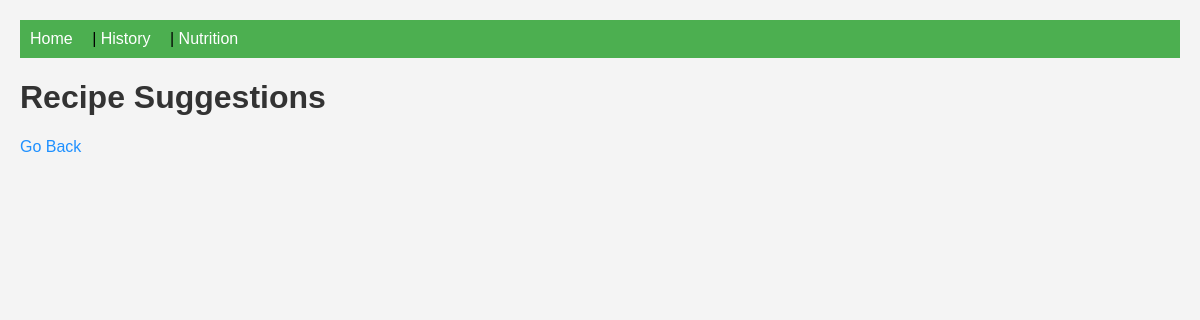
The page /results on the database as committed earlier.
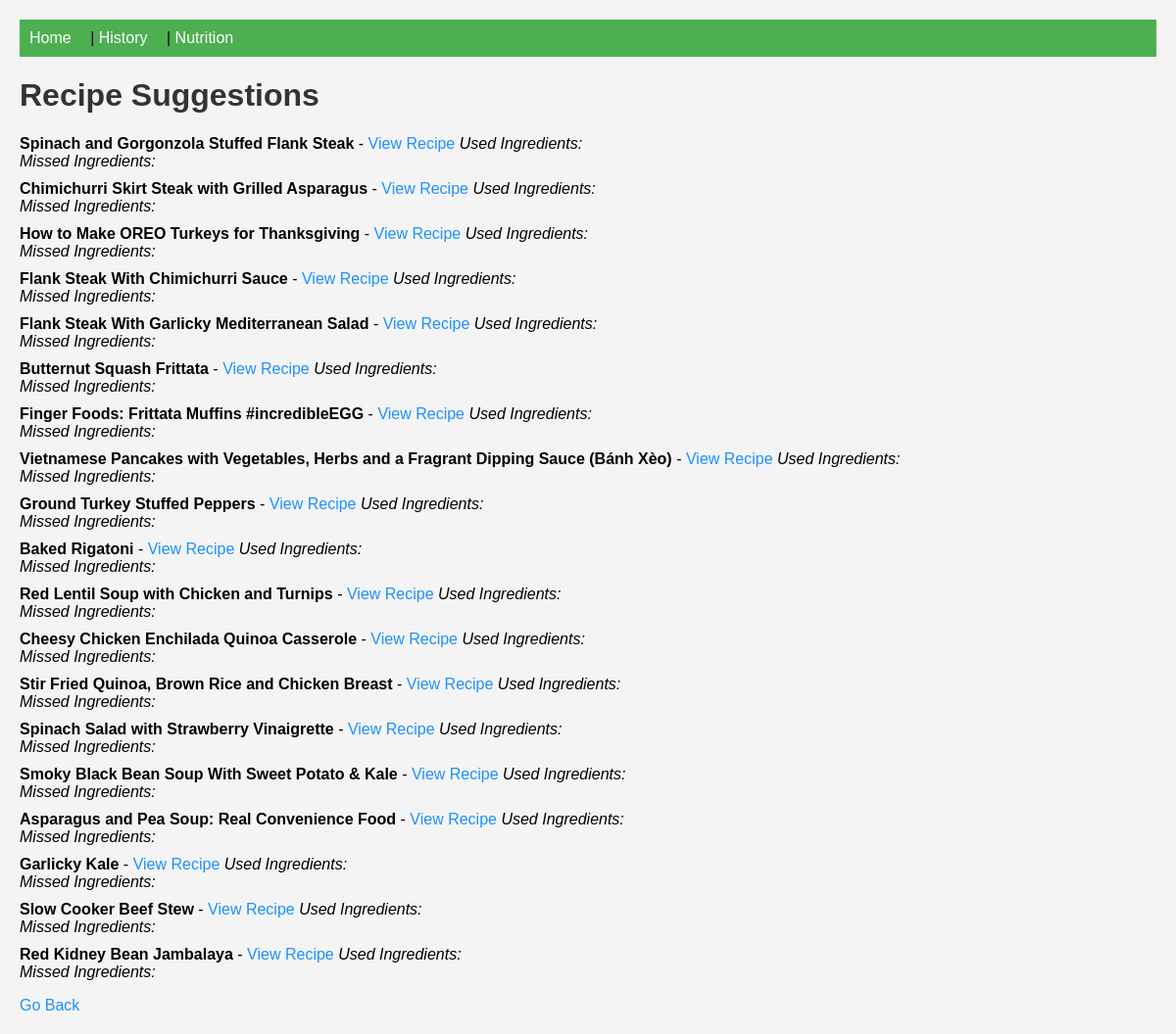
The same page on the database as committed later.
### tables this page shows
CREATE TABLE recipes (
            id INTEGER PRIMARY KEY AUTOINCREMENT,
            title TEXT NOT NULL,
            url TEXT NOT NULL
        , nutrition_info TEXT);

### app.py (the view)
@app.route('/results')
def results():
    recipes = db.get_recipes_with_ingredients()
    return render_template('results.html', recipes=recipes)

### db.py (called while the page is built)
def get_recipes_with_ingredients():
    conn = sqlite3.connect('recipes.db')
    c = conn.cursor()
    c.execute('''
        SELECT recipes.id, recipes.title, recipes.url, GROUP_CONCAT(DISTINCT ingredients.name)
        FROM recipes
        JOIN recipe_ingredients ON recipes.id = recipe_ingredients.recipe_id
        JOIN ingredients ON recipe_ingredients.ingredient_id = ingredients.id
        GROUP BY recipes.id
    ''')
    recipes = [{'id': row[0], 'title': row[1], 'url': row[2], 'ingredients': row[3].split(',')} for row in c.fetchall()]
    conn.close()
    return recipes

### templates/results.html (shortened to what this page needs)
<!DOCTYPE html>
<html lang="en">
<head>
</head>
<body>
    <nav>
        <a href="/">Home</a> |
        <a href="/history">History</a> |
        <a href="/nutrition">Nutrition</a>
    </nav>
    <h1>Recipe Suggestions</h1>
    <ul>
        {% for recipe in recipes %}
            <li>
                <strong>{{ recipe.title }}</strong> -
                <a href="{{ recipe.url }}" target="_blank">View Recipe</a>
                <em>Used Ingredients:</em> {{ recipe.used_ingredients | join(', ') }}
                <br>
                <em>Missed Ingredients:</em> {{ recipe.missed_ingredients | join(', ') }}
            </li>
        {% endfor %}
    </ul>
    <a href="/">Go Back</a>
</body>
</html>

Rows that differ between the two databases and show on the page:
added recipes: title "Spinach and Gorgonzola Stuffed Flank Steak"
added recipes: title "Chimichurri Skirt Steak with Grilled Asparagus"
added recipes: title "How to Make OREO Turkeys for Thanksgiving"
added recipes: title "Flank Steak With Chimichurri Sauce"
added recipes: title "Flank Steak With Garlicky Mediterranean Salad"
added recipes: title "Butternut Squash Frittata"
added recipes: title "Finger Foods: Frittata Muffins #incredibleEGG"
added recipes: title "Vietnamese Pancakes with Vegetables, Herbs and a Fragrant Dipping Sauce (Bánh Xèo)"
added recipes: title "Ground Turkey Stuffed Peppers"
added recipes: title "Baked Rigatoni"
added recipes: title "Red Lentil Soup with Chicken and Turnips"
added recipes: title "Cheesy Chicken Enchilada Quinoa Casserole"
added recipes: title "Stir Fried Quinoa, Brown Rice and Chicken Breast"
added recipes: title "Spinach Salad with Strawberry Vinaigrette"
added recipes: title "Smoky Black Bean Soup With Sweet Potato & Kale"
added recipes: title "Asparagus and Pea Soup: Real Convenience Food"
added recipes: title "Garlicky Kale"
added recipes: title "Slow Cooker Beef Stew"
added recipes: title "Red Kidney Bean Jambalaya"
